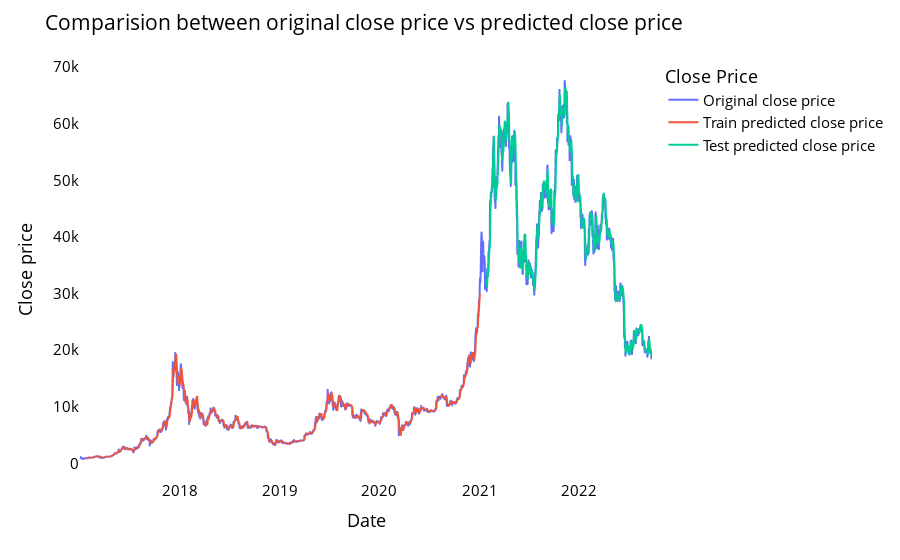

Notebook source saved alongside this figure:
### Code cell
# shift train predictions for plotting

look_back=time_step
trainPredictPlot = np.empty_like(closedf)
trainPredictPlot[:, :] = np.nan
trainPredictPlot[look_back:len(train_predict)+look_back, :] = train_predict
print("Train predicted data: ", trainPredictPlot.shape)

# shift test predictions for plotting
testPredictPlot = np.empty_like(closedf)
testPredictPlot[:, :] = np.nan
testPredictPlot[len(train_predict)+(look_back*2)+1:len(closedf)-1, :] = test_predict
print("Test predicted data: ", testPredictPlot.shape)

names = cycle(['Original close price','Train predicted close price','Test predicted close price'])

plotdf = pd.DataFrame({'date': close_stock['Date'],
                       'original_close': close_stock['Close'],
                      'train_predicted_close': trainPredictPlot.reshape(1,-1)[0].tolist(),
                      'test_predicted_close': testPredictPlot.reshape(1,-1)[0].tolist()})

fig = px.line(plotdf,x=plotdf['date'], y=[plotdf['original_close'],plotdf['train_predicted_close'],
                                          plotdf['test_predicted_close']],
              labels={'value':'Close price','date': 'Date'})
fig.update_layout(title_text='Comparision between original close price vs predicted close price',
                  plot_bgcolor='white', font_size=15, font_color='black',legend_title_text='Close Price')
fig.for_each_trace(lambda t:  t.update(name = next(names)))

fig.update_xaxes(showgrid=False)
fig.update_yaxes(showgrid=False)
fig.show()

### Figure 1 — Plotly figure (JSON) as saved in the notebook; plotly's stock layout.template omitted (floating-point values rounded to 4 significant figures; data arrays with more than 128 entries replaced by an {"elided": "..."} marker saying what was removed)
{"data": [{"hovertemplate": "variable=original_close<br>Date=%{x}<br>Close price=%{y}<extra></extra>", "legendgroup": "original_close", "line": {"color": "#636efa", "dash": "solid"}, "marker": {"symbol": "circle"}, "mode": "lines", "name": "Original close price", "showlegend": true, "type": "scattergl", "x": {"elided": "2091 str values"}, "xaxis": "x", "y": {"elided": "2091 float values"}, "yaxis": "y"}, {"hovertemplate": "variable=train_predicted_close<br>Date=%{x}<br>Close price=%{y}<extra></extra>", "legendgroup": "train_predicted_close", "line": {"color": "#EF553B", "dash": "solid"}, "marker": {"symbol": "circle"}, "mode": "lines", "name": "Train predicted close price", "showlegend": true, "type": "scattergl", "x": {"elided": "2091 str values"}, "xaxis": "x", "y": {"elided": "2091 float values"}, "yaxis": "y"}, {"hovertemplate": "variable=test_predicted_close<br>Date=%{x}<br>Close price=%{y}<extra></extra>", "legendgroup": "test_predicted_close", "line": {"color": "#00cc96", "dash": "solid"}, "marker": {"symbol": "circle"}, "mode": "lines", "name": "Test predicted close price", "showlegend": true, "type": "scattergl", "x": {"elided": "2091 str values"}, "xaxis": "x", "y": {"elided": "2091 float values"}, "yaxis": "y"}], "layout": {"font": {"color": "black", "size": 15}, "legend": {"title": {"text": "Close Price"}, "tracegroupgap": 0}, "margin": {"t": 60}, "plot_bgcolor": "white", "title": {"text": "Comparision between original close price vs predicted close price"}, "xaxis": {"anchor": "y", "domain": [0, 1], "showgrid": false, "title": {"text": "Date"}}, "yaxis": {"anchor": "x", "domain": [0, 1], "showgrid": false, "title": {"text": "Close price"}}}}
